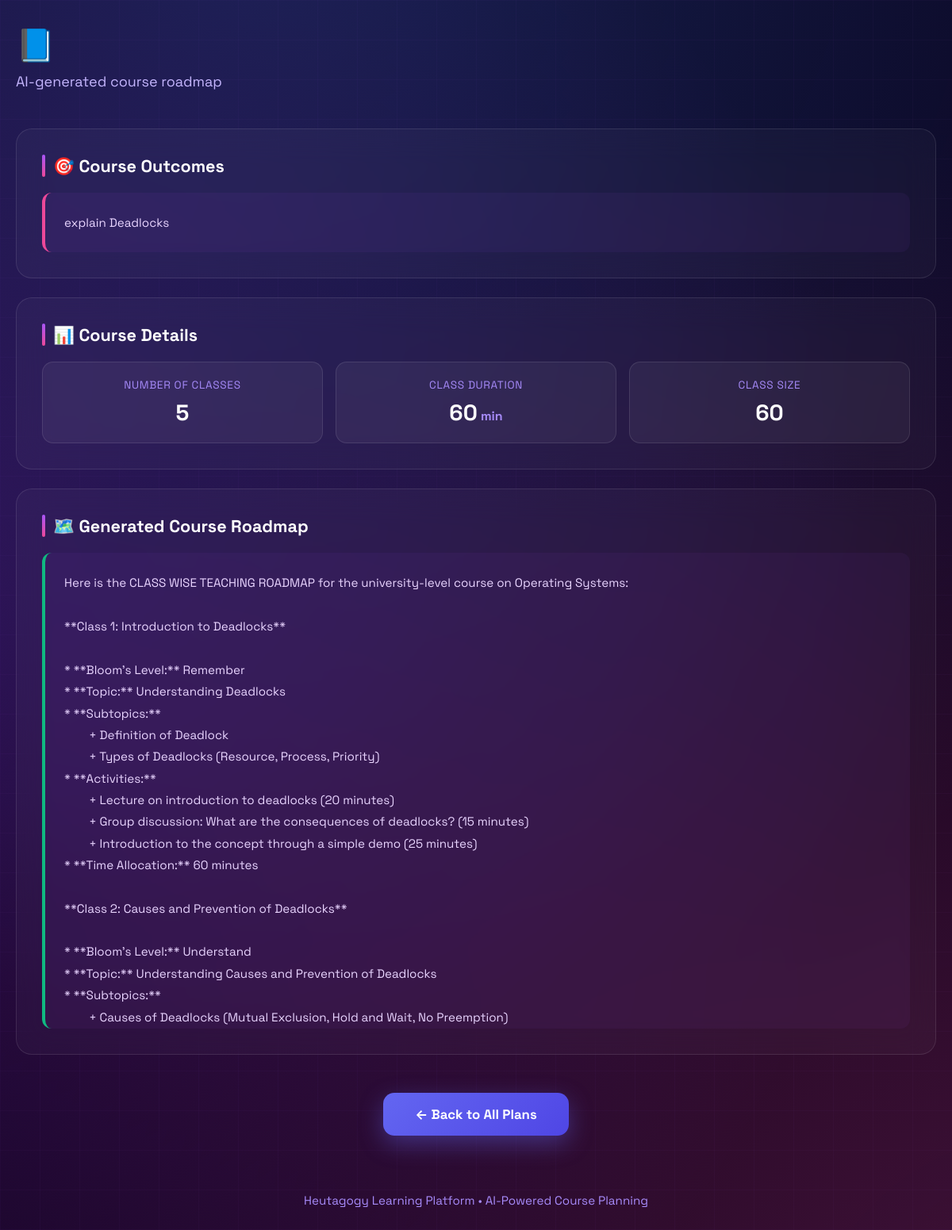
Screenshot of /teacher/plans/25/ with the database file from the repository.
### teacher/models.py (models this page shows)
class CoursePlan(models.Model):
    course_name = models.CharField(max_length=200)
    course_outcomes = models.TextField()
    num_classes = models.IntegerField()
    class_duration = models.IntegerField()   # minutes
    class_size = models.IntegerField()
    roadmap = models.TextField()             # generated roadmap JSON or text
    created_at = models.DateTimeField(auto_now_add=True)

### teacher/views.py (the view)
# urls.py: path("plans/<int:plan_id>/", views.plan_detail, name="plan-detail"),
def plan_detail(request, plan_id):
    plan = get_object_or_404(CoursePlan, id=plan_id)
    return render(request, "teacher/plan_detail.html", {
        "plan": plan
    })

### teacher/templates/teacher/plan_detail.html (shortened to what this page needs)
<!DOCTYPE html>
<html lang="en">
<head>
</head>
<body>
  <div class="container">
    <div class="inner">
      <div class="header">
        <h1><span class="icon">📘</span>{{ plan.course_name }}</h1>
        <p>AI-generated course roadmap</p>
      </div>
      <div class="section">
        <h2 class="section-title">🎯 Course Outcomes</h2>
        <div class="content-box outcomes">{{ plan.course_outcomes }}</div>
      </div>
      <div class="section">
        <h2 class="section-title">📊 Course Details</h2>
        <div class="meta-grid">
          <div class="meta-card">
            <div class="meta-label">Number of Classes</div>
            <div class="meta-value">{{ plan.num_classes }}</div>
          </div>
          <div class="meta-card">
            <div class="meta-label">Class Duration</div>
            <div class="meta-value">{{ plan.class_duration }}<span style="font-size: 1rem; color: #a78bfa;"> min</span></div>
          </div>
          <div class="meta-card">
            <div class="meta-label">Class Size</div>
            <div class="meta-value">{{ plan.class_size }}</div>
          </div>
        </div>
      </div>
      <div class="section">
        <h2 class="section-title">🗺️ Generated Course Roadmap</h2>
        <div class="content-box roadmap">{{ plan.roadmap }}</div>
      </div>
      <div class="action-section">
        <a href="{% url 'view-plans' %}" class="back-btn">
          ← Back to All Plans
        </a>
      </div>
      <div class="footer">
        <p>Heutagogy Learning Platform • AI-Powered Course Planning</p>
      </div>
    </div>
  </div>
</body>
</html>

### teacher/templates/teacher/plan_detail.html (style rules this page uses)
* { margin: 0; padding: 0; box-sizing: border-box; }
body { font-family: 'Space Grotesk', -apple-system, BlinkMacSystemFont, sans-serif; min-height: 100vh; background: #0a0118; position: relative; overflow-x: hidden; }
body::before { content: ''; position: fixed; width: 200%; height: 200%; top: -50%; left: -50%; background: radial-gradient(circle at 20% 50%, rgba(147, 51, 234, 0.25) 0%, transparent 50%), radial-gradient(circle at 80% 80%, rgba(236, 72, 153, 0.25) 0%, transparent 50%), radial-gradient(circle at 40% 20%, rgba(59, 130, 246, 0.25) 0%, transparent 50%); animation: drift 20s ease-in-out infinite; z-index: 0; }
body::after { content: ''; position: fixed; inset: 0; background-image: linear-gradient(rgba(168, 85, 247, 0.03) 1px, transparent 1px), linear-gradient(90deg, rgba(168, 85, 247, 0.03) 1px, transparent 1px); background-size: 50px 50px; pointer-events: none; z-index: 0; }
.container { position: relative; z-index: 10; min-height: 100vh; padding: 32px 20px; }
.inner { max-width: 1200px; margin: 0 auto; }
.header { margin-bottom: 48px; animation: fadeInDown 0.8s ease-out; }
.header h1 { font-size: 2.5rem; font-weight: 700; color: white; margin-bottom: 8px; letter-spacing: -0.02em; }
.header .icon { margin-right: 12px; }
.header p { color: #c4b5fd; font-size: 1.125rem; }
.section { background: rgba(255, 255, 255, 0.03); backdrop-filter: blur(20px); border: 1px solid rgba(255, 255, 255, 0.1); border-radius: 20px; padding: 32px; margin-bottom: 24px; animation: fadeInUp 0.8s ease-out both; position: relative; overflow: hidden; }
.section:nth-child(2) { animation-delay: 0.2s; }
.section:nth-child(3) { animation-delay: 0.3s; }
.section:nth-child(4) { animation-delay: 0.4s; }
.section::before { content: ''; position: absolute; top: 0; left: -100%; width: 100%; height: 100%; background: linear-gradient(90deg, transparent, rgba(255,255,255,0.03), transparent); transition: left 0.5s; }
.section-title { font-size: 1.35rem; font-weight: 700; color: white; margin-bottom: 20px; display: flex; align-items: center; gap: 10px; }
.section-title::before { content: ''; width: 4px; height: 28px; background: linear-gradient(180deg, #a855f7, #ec4899); border-radius: 2px; }
.content-box { background: rgba(168, 85, 247, 0.05); border-left: 4px solid #6366f1; border-radius: 12px; padding: 24px; color: #e9d5ff; font-size: 0.95rem; line-height: 1.8; white-space: pre-wrap; overflow-x: auto; }
.content-box.outcomes { border-left-color: #ec4899; }
.content-box.roadmap { border-left-color: #10b981; max-height: 600px; overflow-y: auto; }
.meta-grid { display: grid; grid-template-columns: repeat(auto-fit, minmax(200px, 1fr)); gap: 16px; }
.meta-card { background: rgba(255, 255, 255, 0.05); border: 1px solid rgba(255, 255, 255, 0.1); border-radius: 14px; padding: 20px; text-align: center; transition: all 0.3s; }
.meta-label { font-size: 0.85rem; color: #a78bfa; text-transform: uppercase; letter-spacing: 0.05em; margin-bottom: 8px; }
.meta-value { font-size: 1.75rem; font-weight: 700; color: white; }
.action-section { text-align: center; margin-top: 48px; }
.back-btn { display: inline-flex; align-items: center; gap: 12px; padding: 16px 40px; background: linear-gradient(135deg, #6366f1, #4f46e5); border: none; border-radius: 14px; color: white; font-size: 1.05rem; font-weight: 700; text-decoration: none; font-family: inherit; cursor: pointer; transition: all 0.3s; box-shadow: 0 10px 30px rgba(99, 102, 241, 0.4); }
.footer { text-align: center; color: #a78bfa; font-size: 0.95rem; padding: 24px; margin-top: 48px; }

### rows the page displays
CoursePlan: course_outcomes "explain Deadlocks", num_classes "5", class_duration "60", class_size "60", roadmap "Here is the CLASS WISE TEACHING ROADMAP for the university-level course on Operating Systems: **Class 1: Introduction to Deadlocks** * **Bloom’s Level:** Remember * **Topic:** Understanding Deadlocks * **Subtopics:** + Definition of Deadlock + Types of Deadlocks (Resource, Process, Priority) * **Activities:** + Lecture on introduction to deadlocks (20 minutes) + Group discussion: What are the consequences of deadlocks? (15 minutes) + Introduction to the concept through a simple demo (25 minutes) * **Time Allocation:** 60 minutes **Class 2: Causes and Prevention of Deadlocks** * **Bloom’s Level:** Understand * **Topic:** Understanding Causes and Prevention of Deadlocks * **Subtopics:** +…"
